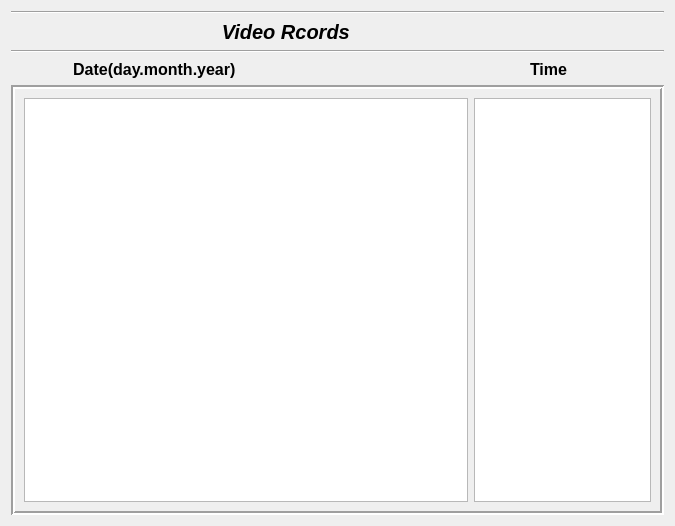
<?xml version="1.0" encoding="UTF-8"?>
<ui version="4.0">
 <class>Dialog</class>
 <widget class="QDialog" name="Dialog">
  <property name="geometry">
   <rect>
    <x>0</x>
    <y>0</y>
    <width>675</width>
    <height>526</height>
   </rect>
  </property>
  <property name="windowTitle">
   <string>Dialog</string>
  </property>
  <layout class="QVBoxLayout" name="verticalLayout_2">
   <item>
    <widget class="Line" name="line">
     <property name="orientation">
      <enum>Qt::Horizontal</enum>
     </property>
    </widget>
   </item>
   <item>
    <widget class="QLabel" name="label_4">
     <property name="font">
      <font>
       <pointsize>15</pointsize>
       <weight>75</weight>
       <italic>true</italic>
       <bold>true</bold>
      </font>
     </property>
     <property name="text">
      <string>                                      Video Rcords</string>
     </property>
    </widget>
   </item>
   <item>
    <widget class="Line" name="line_2">
     <property name="orientation">
      <enum>Qt::Horizontal</enum>
     </property>
    </widget>
   </item>
   <item>
    <layout class="QVBoxLayout" name="verticalLayout">
     <item>
      <layout class="QHBoxLayout" name="horizontalLayout_3">
       <item>
        <widget class="QLabel" name="label_5">
         <property name="sizePolicy">
          <sizepolicy hsizetype="Minimum" vsizetype="Preferred">
           <horstretch>200</horstretch>
           <verstretch>0</verstretch>
          </sizepolicy>
         </property>
         <property name="font">
          <font>
           <pointsize>12</pointsize>
           <weight>75</weight>
           <bold>true</bold>
          </font>
         </property>
         <property name="text">
          <string>              Date(day.month.year)</string>
         </property>
        </widget>
       </item>
       <item>
        <spacer name="horizontalSpacer">
         <property name="orientation">
          <enum>Qt::Horizontal</enum>
         </property>
         <property name="sizeType">
          <enum>QSizePolicy::Minimum</enum>
         </property>
         <property name="sizeHint" stdset="0">
          <size>
           <width>246</width>
           <height>20</height>
          </size>
         </property>
        </spacer>
       </item>
       <item>
        <widget class="QLabel" name="label_3">
         <property name="sizePolicy">
          <sizepolicy hsizetype="Minimum" vsizetype="Preferred">
           <horstretch>100</horstretch>
           <verstretch>0</verstretch>
          </sizepolicy>
         </property>
         <property name="font">
          <font>
           <pointsize>12</pointsize>
           <weight>75</weight>
           <bold>true</bold>
          </font>
         </property>
         <property name="text">
          <string>Time</string>
         </property>
        </widget>
       </item>
      </layout>
     </item>
     <item>
      <widget class="QScrollArea" name="scrollArea">
       <property name="frameShape">
        <enum>QFrame::Box</enum>
       </property>
       <property name="lineWidth">
        <number>2</number>
       </property>
       <property name="widgetResizable">
        <bool>true</bool>
       </property>
       <widget class="QWidget" name="scrollAreaWidgetContents">
        <property name="geometry">
         <rect>
          <x>0</x>
          <y>0</y>
          <width>647</width>
          <height>422</height>
         </rect>
        </property>
        <layout class="QHBoxLayout" name="horizontalLayout_2">
         <item>
          <layout class="QHBoxLayout" name="horizontalLayout">
           <item>
            <widget class="QTreeView" name="treeView">
             <property name="sizePolicy">
              <sizepolicy hsizetype="Minimum" vsizetype="Expanding">
               <horstretch>250</horstretch>
               <verstretch>0</verstretch>
              </sizepolicy>
             </property>
             <property name="font">
              <font>
               <pointsize>10</pointsize>
              </font>
             </property>
            </widget>
           </item>
           <item>
            <widget class="QListView" name="listView">
             <property name="sizePolicy">
              <sizepolicy hsizetype="Maximum" vsizetype="Minimum">
               <horstretch>100</horstretch>
               <verstretch>0</verstretch>
              </sizepolicy>
             </property>
             <property name="font">
              <font>
               <pointsize>10</pointsize>
              </font>
             </property>
            </widget>
           </item>
          </layout>
         </item>
        </layout>
       </widget>
      </widget>
     </item>
    </layout>
   </item>
  </layout>
 </widget>
 <resources/>
 <connections/>
</ui>
